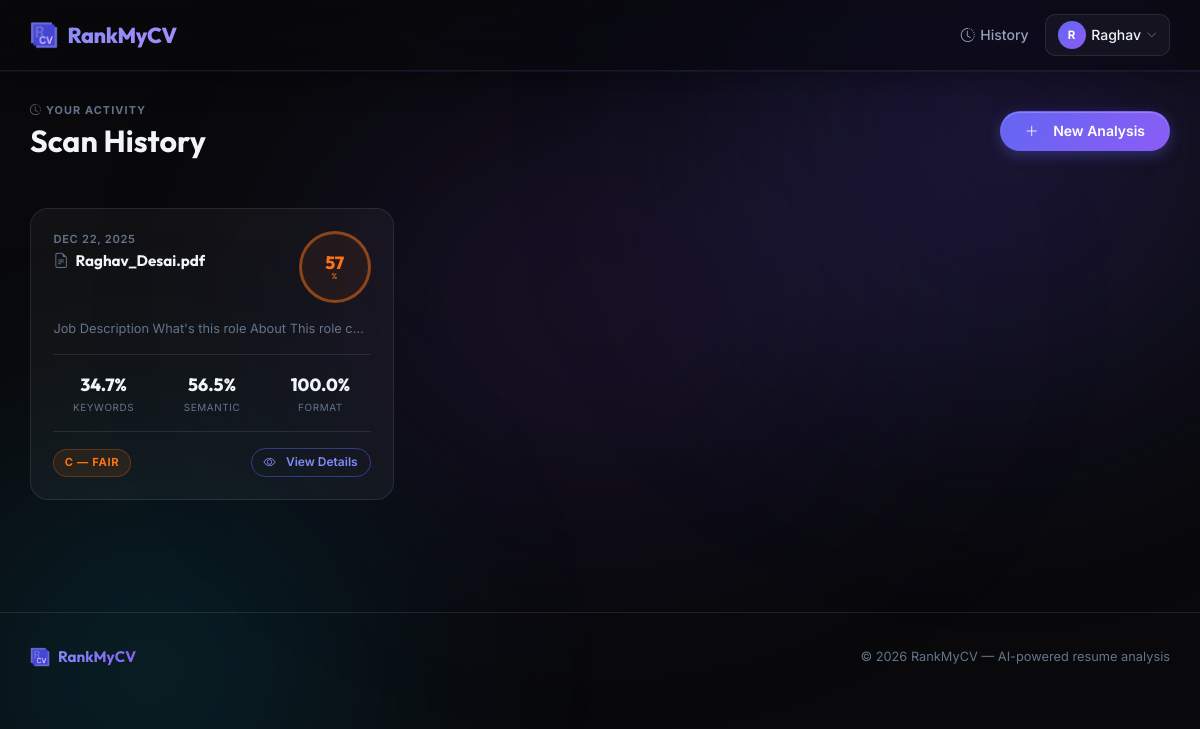
Before: /history/ (signed in) with the older database file.
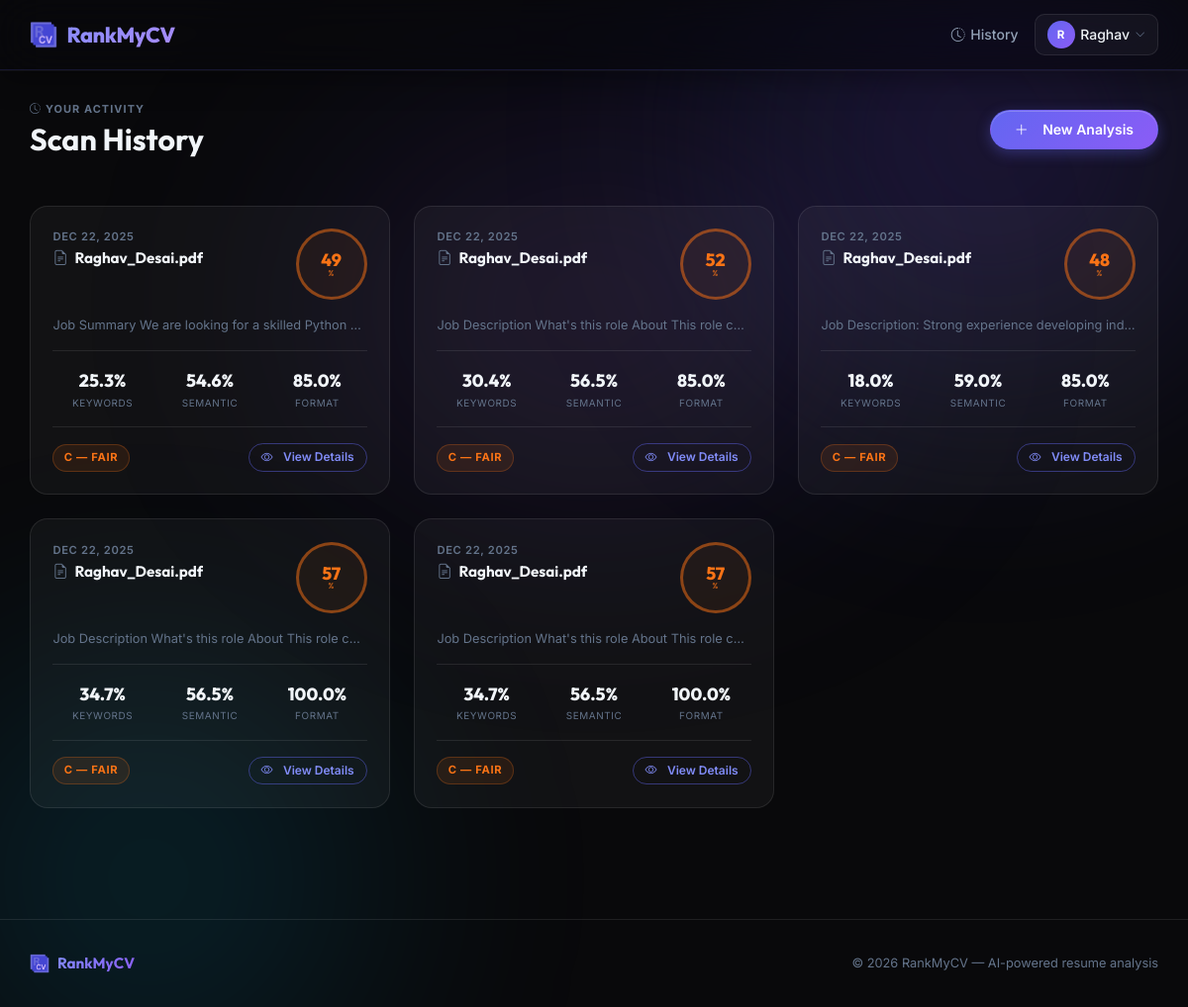
After: the same page with the newer database file.
### apps/analyzer/models.py (models this page shows, shortened)
class AnalysisResult(models.Model):
    user = models.ForeignKey(User, on_delete=models.CASCADE, null=True, blank=True)
    created_at = models.DateTimeField(auto_now_add=True)
    job_description_snippet = models.TextField(help_text="Snippet of JD for reference")
    job_description_full = models.TextField(default="", blank=True, help_text="Full JD text for AI features")
    resume_filename = models.CharField(max_length=255)
    final_score = models.FloatField()
    keyword_score = models.FloatField()
    semantic_score = models.FloatField()
    formatting_score = models.FloatField()
    full_text = models.TextField(default="", blank=True)
    data = models.JSONField(default=dict)
    class Meta:
        ordering = ['-created_at']

### apps/analyzer/views.py (the view)
# urls.py: path('history/', AnalysisHistoryView.as_view(), name='history'),
class AnalysisHistoryView(LoginRequiredMixin, ListView):
    model = AnalysisResult
    template_name = 'analyzer/history.html'
    context_object_name = 'object_list'
    def get_queryset(self):
        return AnalysisResult.objects.filter(user=self.request.user)

### apps/analyzer/templates/analyzer/history.html (shortened to what the changed rows need)
{% extends 'base.html' %}
{% block content %}
<div class="d-flex flex-wrap align-items-center justify-content-between gap-3 mb-5 animate-fade-in">
    <div>
        <h1 style="font-size:1.9rem;margin:0;">Scan History</h1>
    </div>
</div>
<div class="row row-cols-1 row-cols-md-2 row-cols-xl-3 g-4 animate-slide-up">
    {% for scan in object_list %}
    {% with score=scan.final_score %}
    <div class="col">
        <div class="history-card">
            <div class="d-flex align-items-start justify-content-between gap-2 mb-3">
                <div style="min-width:0;">
                    <p style="font-size:0.7rem;color:var(--text-3);text-transform:uppercase;letter-spacing:0.06em;font-weight:600;margin:0 0 0.2rem;">
                        {{ scan.created_at|date:"M d, Y" }}
                    </p>
                    <h6 class="text-truncate mb-0" title="{{ scan.resume_filename }}"
                        style="font-weight:700;color:var(--text-1);font-size:0.95rem;">
                        <i class="bi bi-file-earmark-text me-1" style="color:var(--text-3);"></i>
                        {{ scan.resume_filename }}
                    </h6>
                </div>
                <div class="mini-score-ring flex-shrink-0
                    {% if score >= 90 %}ring-s
                    {% elif score >= 75 %}ring-a
                    {% elif score >= 60 %}ring-b
                    {% elif score >= 45 %}ring-c
                    {% else %}ring-d{% endif %}">
                    {{ score|floatformat:0 }}
                    <small>%</small>
                </div>
            </div>
            <p class="text-truncate mb-0"
                style="font-size:0.8rem;color:var(--text-3);line-height:1.5;" title="{{ scan.job_description_snippet }}">
                {{ scan.job_description_snippet }}
            </p>
            <div class="sub-score-row">
                <div class="sub-score-item">
                    <span class="val">{{ scan.keyword_score }}%</span>
                    <span class="lbl">Keywords</span>
                </div>
                <div class="sub-score-item">
                    <span class="val">{{ scan.semantic_score }}%</span>
                    <span class="lbl">Semantic</span>
                </div>
                <div class="sub-score-item">
                    <span class="val">{{ scan.formatting_score }}%</span>
                    <span class="lbl">Format</span>
                </div>
            </div>
            <div class="d-flex align-items-center justify-content-between mt-3 pt-3"
                style="border-top:1px solid var(--card-border);">
                <span style="
                    font-size:0.7rem;font-weight:700;text-transform:uppercase;letter-spacing:0.06em;
                    padding:0.25rem 0.65rem;border-radius:99px;
                    {% if score >= 90 %}color:var(--tier-s);background:rgba(34,197,94,0.1);border:1px solid rgba(34,197,94,0.25);
                    {% elif score >= 75 %}color:var(--tier-a);background:rgba(99,102,241,0.1);border:1px solid rgba(99,102,241,0.25);
                    {% elif score >= 60 %}color:var(--tier-b);background:rgba(245,158,11,0.1);border:1px solid rgba(245,158,11,0.25);
                    {% elif score >= 45 %}color:var(--tier-c);background:rgba(249,115,22,0.1);border:1px solid rgba(249,115,22,0.25);
                    {% else %}color:var(--tier-d);background:rgba(239,68,68,0.1);border:1px solid rgba(239,68,68,0.25);
                    {% endif %}">
                    {% if score >= 90 %}S — Outstanding
                    {% elif score >= 75 %}A — Strong
                    {% elif score >= 60 %}B — Good
                    {% elif score >= 45 %}C — Fair
                    {% else %}D — Needs Work{% endif %}
                </span>
                <a href="{% url 'analyzer:detail' scan.pk %}"
                    class="btn btn-outline-primary btn-sm rounded-pill"
                    style="font-size:0.75rem;">
                    <i class="bi bi-eye me-1"></i>View Details
                </a>
            </div>
        </div>
    </div>
    {% endwith %}
    {% endfor %}
</div>
{% endblock %}

Changed rows visible on the page:
added AnalysisResult: created_at "DEC 22, 2025", resume_filename "Raghav_Desai.pdf", final_score "49", job_description_snippet "Job Summary We are looking for a skilled Python…", keyword_score "25.3", semantic_score "54.6", formatting_score "85.0", shows "C — FAIR"
added AnalysisResult: created_at "DEC 22, 2025", resume_filename "Raghav_Desai.pdf", final_score "52", job_description_snippet "Job Description What's this role About This role c…", keyword_score "30.4", semantic_score "56.5", formatting_score "85.0", shows "C — FAIR"
added AnalysisResult: created_at "DEC 22, 2025", resume_filename "Raghav_Desai.pdf", final_score "48", job_description_snippet "Job Description: Strong experience developing in…", keyword_score "18.0", semantic_score "59.0", formatting_score "85.0", shows "C — FAIR"
added AnalysisResult: created_at "DEC 22, 2025", resume_filename "Raghav_Desai.pdf", final_score "57", job_description_snippet "Job Description What's this role About This role c…", keyword_score "34.7", semantic_score "56.5", formatting_score "100.0", shows "C — FAIR"
